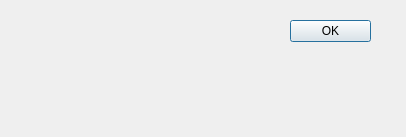
<?xml version="1.0" encoding="UTF-8"?>
<ui version="4.0">
 <class>Dialog</class>
 <widget class="QDialog" name="Dialog">
  <property name="geometry">
   <rect>
    <x>0</x>
    <y>0</y>
    <width>406</width>
    <height>137</height>
   </rect>
  </property>
  <property name="windowTitle">
   <string>Dialog</string>
  </property>
  <widget class="QDialogButtonBox" name="buttonBox">
   <property name="geometry">
    <rect>
     <x>290</x>
     <y>20</y>
     <width>81</width>
     <height>41</height>
    </rect>
   </property>
   <property name="orientation">
    <enum>Qt::Vertical</enum>
   </property>
   <property name="standardButtons">
    <set>QDialogButtonBox::Ok</set>
   </property>
  </widget>
 </widget>
 <resources/>
 <connections>
  <connection>
   <sender>buttonBox</sender>
   <signal>accepted()</signal>
   <receiver>Dialog</receiver>
   <slot>accept()</slot>
   <hints>
    <hint type="sourcelabel">
     <x>248</x>
     <y>254</y>
    </hint>
    <hint type="destinationlabel">
     <x>157</x>
     <y>274</y>
    </hint>
   </hints>
  </connection>
  <connection>
   <sender>buttonBox</sender>
   <signal>rejected()</signal>
   <receiver>Dialog</receiver>
   <slot>reject()</slot>
   <hints>
    <hint type="sourcelabel">
     <x>316</x>
     <y>260</y>
    </hint>
    <hint type="destinationlabel">
     <x>286</x>
     <y>274</y>
    </hint>
   </hints>
  </connection>
 </connections>
</ui>
